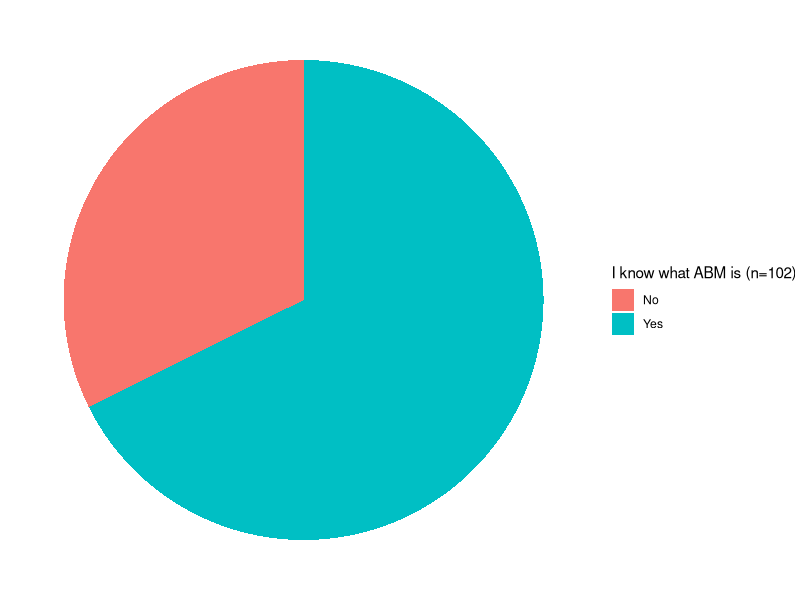
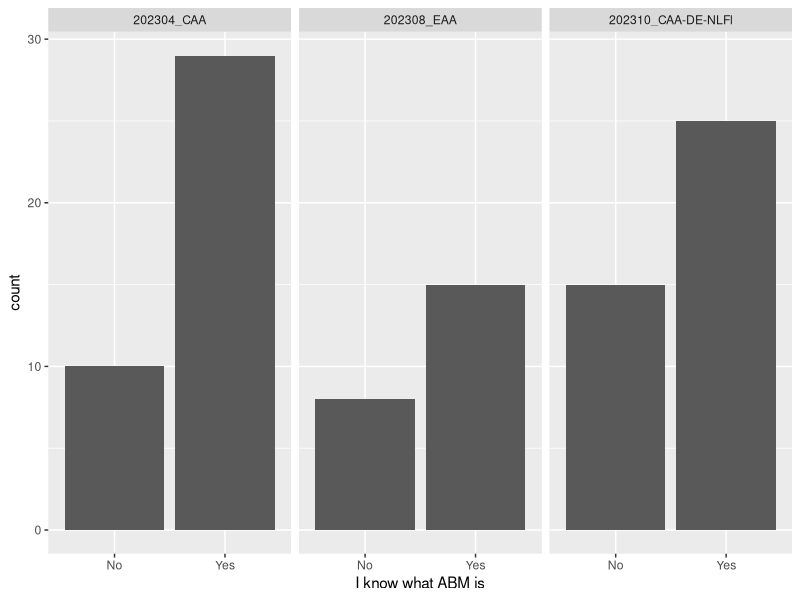
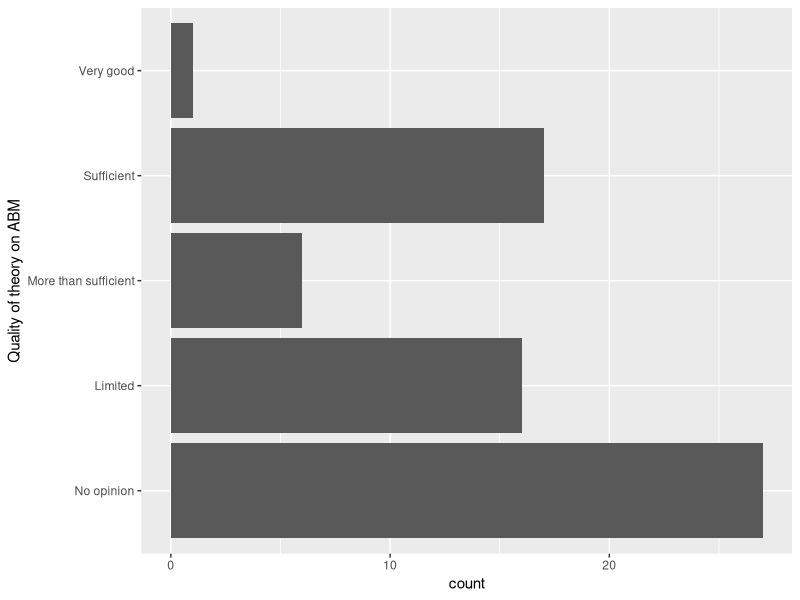
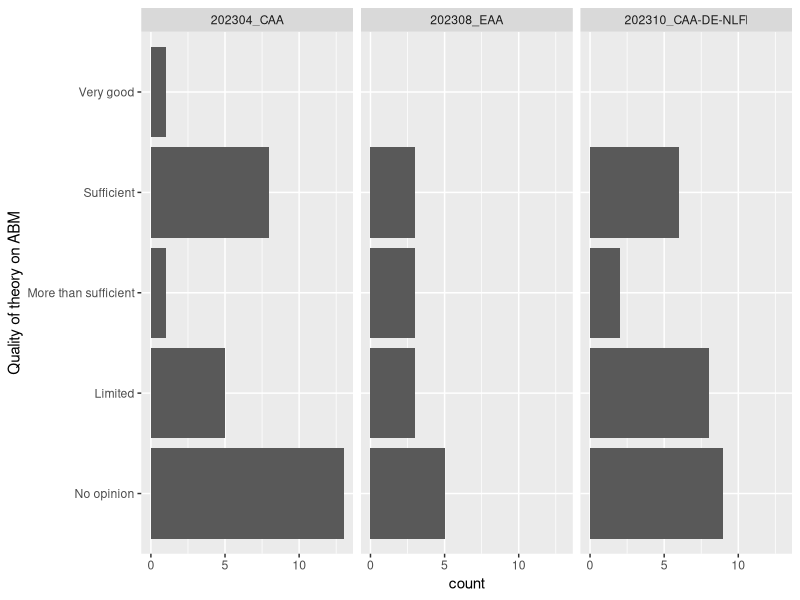
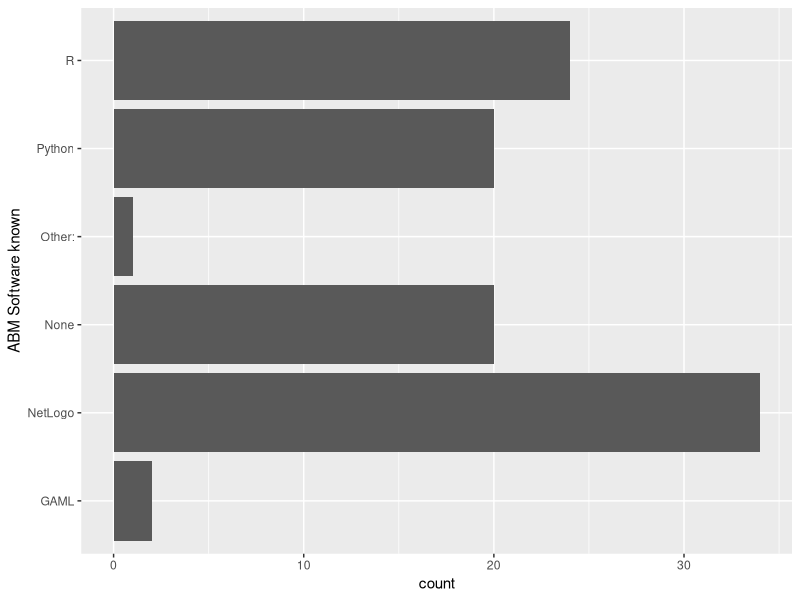
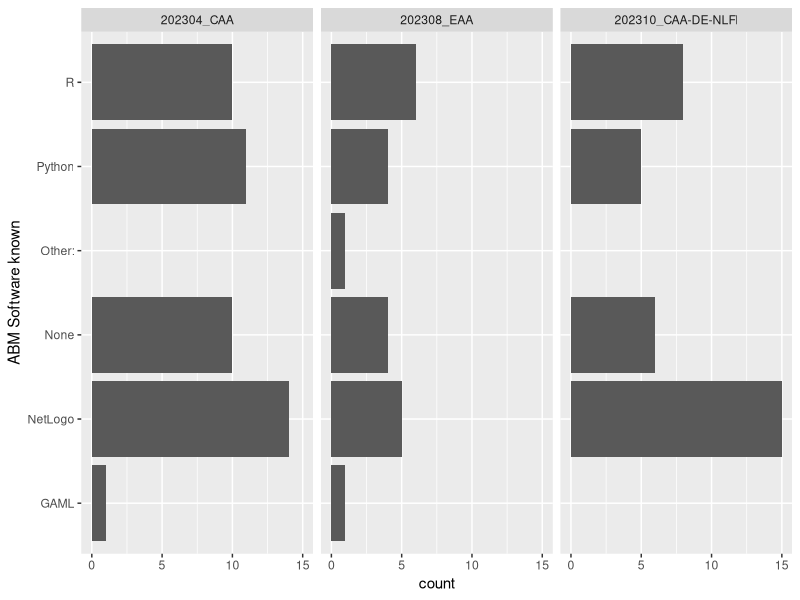
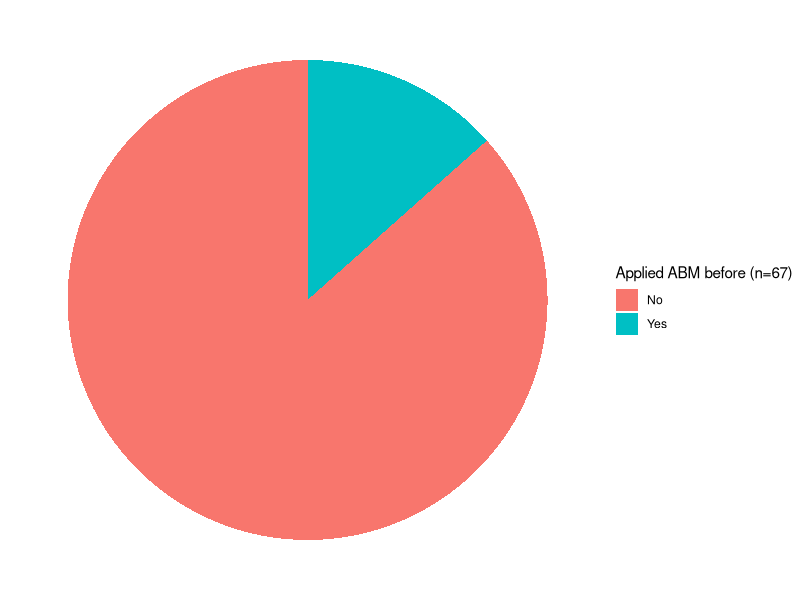
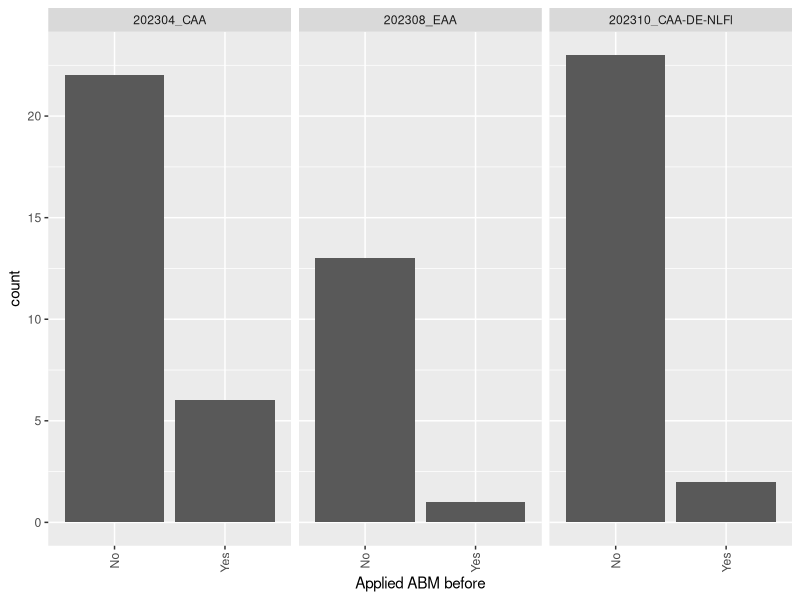

Generate these figures, in order, with R:
library(tidyverse)

CAA_202304 <- read.csv("data/CAA_202304.csv")
CAA_202304$Workshop <- "202304_CAA"
EAA_202308 <- read.csv("data/EAA_202308.csv")
EAA_202308$Workshop <- "202308_EAA"
CAADENLFl_202310 <- read.csv("data/CAADENLFl_202310.csv")
CAADENLFl_202310$Workshop <- "202310_CAA-DE-NLFl"

pre_surveys <-rbind(CAA_202304, EAA_202308, CAADENLFl_202310)

# do you know ABM

ggplot(pre_surveys, aes(x = 1, fill = `Do.you.know.what.Agent.Based.Modeling.is.`)) +
  geom_bar() + coord_polar(theta = "y", start=0) + theme_void() +
  scale_fill_discrete(name = paste0("I know what ABM is (n=", sum(!is.na(pre_surveys$Do.you.know.what.Agent.Based.Modeling.is.)), ")"))
ggsave("export/ABM_known_pie.png")

ggplot(pre_surveys, aes(x = `Do.you.know.what.Agent.Based.Modeling.is.`)) +
  geom_bar() + xlab("I know what ABM is") + facet_grid(~Workshop)
ggsave("export/ABM_known_facet.png")

# Theory on ABM

pre_surveys %>%
  select(`How.do.you.judge.the.available.theory.on.Agent.Based.Modelling.`) %>%
  filter(`How.do.you.judge.the.available.theory.on.Agent.Based.Modelling.`!="") %>%
  mutate(`How.do.you.judge.the.available.theory.on.Agent.Based.Modelling.` =
           fct_relevel(`How.do.you.judge.the.available.theory.on.Agent.Based.Modelling.`,
                       "No opinion", "Limited", "More than sufficient", "Sufficient")) %>%
  ggplot(aes(x = `How.do.you.judge.the.available.theory.on.Agent.Based.Modelling.`)) +
  geom_bar() + xlab("Quality of theory on ABM") + coord_flip() #+ scale_y_continuous(breaks=c(0,2,4,6,8,10))
ggsave("export/ABM_theory_quality.png")

pre_surveys %>%
  select(`How.do.you.judge.the.available.theory.on.Agent.Based.Modelling.`, Workshop) %>%
  filter(`How.do.you.judge.the.available.theory.on.Agent.Based.Modelling.`!="") %>%
  mutate(`How.do.you.judge.the.available.theory.on.Agent.Based.Modelling.` =
           fct_relevel(`How.do.you.judge.the.available.theory.on.Agent.Based.Modelling.`,
                       "No opinion", "Limited", "More than sufficient", "Sufficient")) %>%
  ggplot(aes(x = `How.do.you.judge.the.available.theory.on.Agent.Based.Modelling.`)) +
  geom_bar() + xlab("Quality of theory on ABM") + coord_flip() +
  facet_grid(~Workshop) #+ scale_y_continuous(breaks=c(0,2,4,6,8,10))
ggsave("export/ABM_theory_quality_facet.png")

# ABM software

pre_surveys$Which.software.do.you.know.for.Agent.Based.Modeling....Selected.Choice <- gsub("Other, please describe:", "Other", pre_surveys$Which.software.do.you.know.for.Agent.Based.Modeling....Selected.Choice)

pre_surveys %>%
  select(`Which.software.do.you.know.for.Agent.Based.Modeling....Selected.Choice`) %>%
  filter(`Which.software.do.you.know.for.Agent.Based.Modeling....Selected.Choice`!="") %>%
  separate_rows(Which.software.do.you.know.for.Agent.Based.Modeling....Selected.Choice, sep = ',\\s*') %>%
  group_by(`Which.software.do.you.know.for.Agent.Based.Modeling....Selected.Choice`) %>%
  ggplot(aes(x=`Which.software.do.you.know.for.Agent.Based.Modeling....Selected.Choice`)) + geom_bar() +
  xlab("ABM Software known") + coord_flip()

ggsave("export/ABM_software_known.png")

pre_surveys %>%
  select(`Which.software.do.you.know.for.Agent.Based.Modeling....Selected.Choice`, Workshop) %>%
  filter(`Which.software.do.you.know.for.Agent.Based.Modeling....Selected.Choice`!="") %>%
  separate_rows(Which.software.do.you.know.for.Agent.Based.Modeling....Selected.Choice, sep = ',\\s*') %>%
  group_by(`Which.software.do.you.know.for.Agent.Based.Modeling....Selected.Choice`) %>%
  ggplot(aes(x=`Which.software.do.you.know.for.Agent.Based.Modeling....Selected.Choice`)) + geom_bar() +
  xlab("ABM Software known") + coord_flip() + facet_grid(~Workshop)

ggsave("export/ABM_software_knownfacet.png")

# ABM Applied

pre_surveys$Have.you.ever.applied.Agent.Based.Modelling.[pre_surveys$Have.you.ever.applied.Agent.Based.Modelling.==""] <- NA

ggplot(pre_surveys[!is.na(pre_surveys$Have.you.ever.applied.Agent.Based.Modelling.),], aes(x = 1, fill = `Have.you.ever.applied.Agent.Based.Modelling.`)) +
  geom_bar(na.rm = TRUE) + coord_polar(theta = "y", start=0) + theme_void() +
  scale_fill_discrete(name = paste0("Applied ABM before (n=", sum(!is.na(pre_surveys$Have.you.ever.applied.Agent.Based.Modelling.)), ")"))
ggsave("export/gender_pie.png")

ggplot(pre_surveys[!is.na(pre_surveys$Have.you.ever.applied.Agent.Based.Modelling.),], aes(x = `Have.you.ever.applied.Agent.Based.Modelling.`)) +
  geom_bar() + xlab("Applied ABM before")  +
  theme(axis.text.x = element_text(angle = 90, vjust = 0.5, hjust=1)) +
  facet_grid(~Workshop)
ggsave("export/ABM_applied_before_facet.png")

# Computer skills

pre_surveys$Which.computer.skills.do.you.have....Selected.Choice <- gsub("Other, please describe:", "Other", pre_surveys$Which.computer.skills.do.you.have....Selected.Choice)

pre_surveys %>%
  select(`Which.computer.skills.do.you.have....Selected.Choice`) %>%
  separate_rows(`Which.computer.skills.do.you.have....Selected.Choice`, sep = ',\\s*') %>%
  group_by(`Which.computer.skills.do.you.have....Selected.Choice`) %>%
  ggplot(aes(x=`Which.computer.skills.do.you.have....Selected.Choice`)) + geom_bar() +
  xlab("Computer skills") + coord_flip()

ggsave("export/computer_skills.png")

pre_surveys %>%
  select(`Which.computer.skills.do.you.have....Selected.Choice`, Workshop) %>%
  separate_rows(`Which.computer.skills.do.you.have....Selected.Choice`, sep = ',\\s*') %>%
  group_by(`Which.computer.skills.do.you.have....Selected.Choice`) %>%
  ggplot(aes(x=`Which.computer.skills.do.you.have....Selected.Choice`)) + geom_bar() +
  xlab("Computer skills") + coord_flip() + facet_grid(~Workshop)

ggsave("export/computer_skills_facet.png")


# Gender
pre_surveys$What.is.your.gender....Selected.Choice[pre_surveys$What.is.your.gender....Selected.Choice==""] <- "Not shared"

ggplot(pre_surveys, aes(x = 1, fill = `What.is.your.gender....Selected.Choice`)) +
  geom_bar() + xlab("Gender") + coord_polar(theta = "y", start=0) + theme_void() +
  scale_fill_discrete(name = paste0("Gender (n=", sum(!is.na(pre_surveys$What.is.your.gender....Selected.Choice)), ")"))
ggsave("export/gender_pie.png")

ggplot(pre_surveys, aes(x = `What.is.your.gender....Selected.Choice`)) +
  geom_bar() + xlab("Gender")  +
  theme(axis.text.x = element_text(angle = 90, vjust = 0.5, hjust=1)) +
  facet_grid(~Workshop)
ggsave("export/gender_bar_facet.png")


# age
pre_surveys$What.is.your.age.[pre_surveys$What.is.your.age.==""] <- "Not shared"
pre_surveys$What.is.your.age.[pre_surveys$What.is.your.age.=="Prefer not to share this"] <- "Not shared"
pre_surveys$What.is.your.age.[pre_surveys$What.is.your.age.=="Over 71 years"] <- "71 years or older"

ggplot(pre_surveys, aes(x = `What.is.your.age.`)) +
  geom_bar() + xlab("Age") +
  theme(axis.text.x = element_text(angle = 90, vjust = 0.5, hjust=1))
ggsave("export/age_classes.png")

ggplot(pre_surveys, aes(x = `What.is.your.age.`)) +
  geom_bar() + xlab("Age") + facet_grid(~Workshop) +
  theme(axis.text.x = element_text(angle = 90, vjust = 0.5, hjust=1))
ggsave("export/age_classes_facet.png")


#nationality

pre_surveys$What.is.you.nationality....Nationality...Text[pre_surveys$What.is.you.nationality....Nationality...Text=="USA"] <- "American"
pre_surveys$What.is.you.nationality....Nationality...Text[pre_surveys$What.is.you.nationality....Nationality...Text=="United States of America"] <- "American"
pre_surveys$What.is.you.nationality....Nationality...Text[pre_surveys$What.is.you.nationality....Nationality...Text=="American "] <- "American"
pre_surveys$What.is.you.nationality....Nationality...Text[pre_surveys$What.is.you.nationality....Nationality...Text=="UK (Scotland)"] <- "British"
pre_surveys$What.is.you.nationality....Nationality...Text[pre_surveys$What.is.you.nationality....Nationality...Text=="Spain"] <- "Spanish"
pre_surveys$What.is.you.nationality....Nationality...Text[pre_surveys$What.is.you.nationality....Nationality...Text=="Polish "] <- "Polish"
pre_surveys$What.is.you.nationality....Nationality...Text[pre_surveys$What.is.you.nationality....Nationality...Text=="nl"] <- "Dutch"
pre_surveys$What.is.you.nationality....Nationality...Text[pre_surveys$What.is.you.nationality....Nationality...Text=="Netherlands"] <- "Dutch"
pre_surveys$What.is.you.nationality....Nationality...Text[pre_surveys$What.is.you.nationality....Nationality...Text=="Dutch "] <- "Dutch"
pre_surveys$What.is.you.nationality....Nationality...Text[pre_surveys$What.is.you.nationality....Nationality...Text=="israel"] <- "Israeli"
pre_surveys$What.is.you.nationality....Nationality...Text[pre_surveys$What.is.you.nationality....Nationality...Text=="italian"] <- "Italian"
pre_surveys$What.is.you.nationality....Nationality...Text[pre_surveys$What.is.you.nationality....Nationality...Text=="Italy"] <- "Italian"
pre_surveys$What.is.you.nationality....Nationality...Text[pre_surveys$What.is.you.nationality....Nationality...Text=="Hungary"] <- "Hungarian"
pre_surveys$What.is.you.nationality....Nationality...Text[pre_surveys$What.is.you.nationality....Nationality...Text=="Hungarian "] <- "Hungarian"
pre_surveys$What.is.you.nationality....Nationality...Text[pre_surveys$What.is.you.nationality....Nationality...Text=="greek"] <- "Greek"
pre_surveys$What.is.you.nationality....Nationality...Text[pre_surveys$What.is.you.nationality....Nationality...Text=="Germany"] <- "German"
pre_surveys$What.is.you.nationality....Nationality...Text[pre_surveys$What.is.you.nationality....Nationality...Text=="german"] <- "German"
pre_surveys$What.is.you.nationality....Nationality...Text[pre_surveys$What.is.you.nationality....Nationality...Text=="China"] <- "Chinese"
pre_surveys$What.is.you.nationality....Nationality...Text[pre_surveys$What.is.you.nationality....Nationality...Text=="Belgium"] <- "Belgian"
pre_surveys$What.is.you.nationality....Nationality...Text[pre_surveys$What.is.you.nationality....Nationality...Text=="Belgium "] <- "Belgian"
pre_surveys$What.is.you.nationality....Nationality...Text[pre_surveys$What.is.you.nationality....Nationality...Text=="Belg"] <- "Belgian"

ggplot(pre_surveys, aes(x = `What.is.you.nationality....Nationality...Text`)) +
  geom_bar() +  coord_flip() + xlab("Nationality")
ggsave("export/nationality.png")

ggplot(pre_surveys, aes(x = `What.is.you.nationality....Nationality...Text`)) +
  geom_bar() +  coord_flip() + xlab("Nationality") + facet_grid(~Workshop)
ggsave("export/nationality.png")


# student

pre_surveys$Which.of.the.option.below.applies.to.you.[pre_surveys$Which.of.the.option.below.applies.to.you.==""] <- "Not Shared"
ggplot(pre_surveys, aes(x = 1, fill = `Which.of.the.option.below.applies.to.you.`)) +
  geom_bar() + coord_polar(theta = "y", start=0) + theme_void() +
  scale_fill_discrete(name = paste0("Student or working (n=", sum(!is.na(pre_surveys$Which.of.the.option.below.applies.to.you.)), ")"))
ggsave("export/student_working_pie.png")


ggplot(pre_surveys, aes(x = `Which.of.the.option.below.applies.to.you.`)) +
  geom_bar() +  facet_grid(~Workshop) + xlab("Student or working") +
  theme(axis.text.x = element_text(angle = 90, vjust = 0.5, hjust=1))
ggsave("export/student_working_bar_facet.png")

